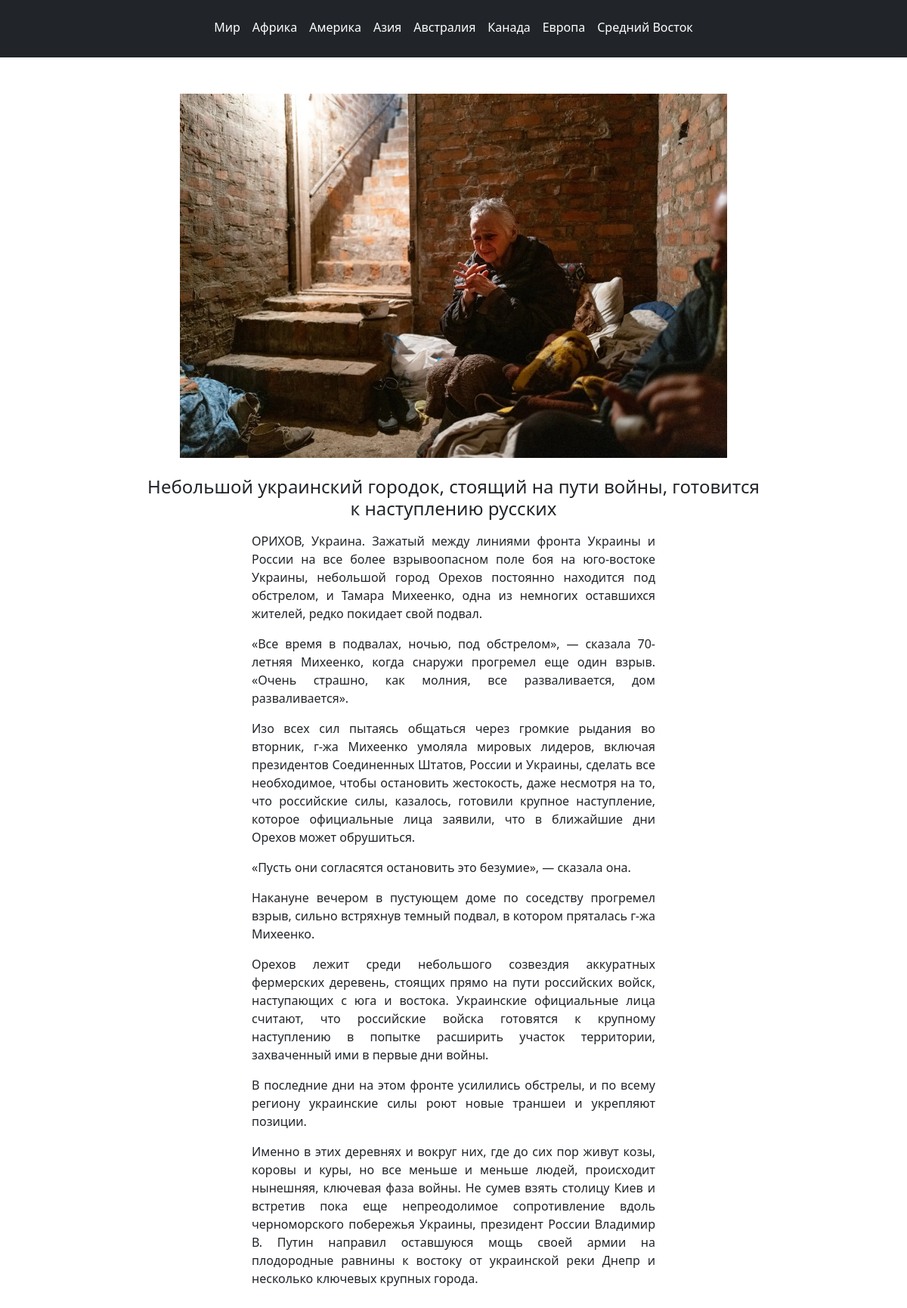
The page /news/nebolshoj-ukrainskij-gorodok-stoyashchij-na-puti-vojny-gotovitsya-k-nastupleniyu-russkih on the database its author committed.
### main/models.py (models this page shows, shortened)
class Country(models.Model):
    name = models.CharField(max_length=100, verbose_name="Локация", db_index=True)
    slug = models.SlugField(max_length=255, unique=True, db_index=True, verbose_name="URL")
    def get_absolute_url(self):
        return reverse('country', kwargs={'country_slug': self.slug})
    class Meta:
        verbose_name = 'Локация'
        verbose_name_plural = 'Локации'

class News(models.Model):
    title = models.CharField(max_length=255, verbose_name="Заголовок")
    content = models.TextField(blank=True, verbose_name="Текст статьи")
    photo = models.ImageField(upload_to="photos/%Y/%m/%d", verbose_name="Фото")
    time_created = models.DateTimeField(auto_now_add=True, verbose_name="Время создания")
    time_updated = models.DateTimeField(auto_now=True, verbose_name="Время изменения")
    is_published = models.BooleanField(default=True, verbose_name="Публикация")
    cat = models.ForeignKey('Category', on_delete=models.PROTECT, verbose_name="Категория")
    country = models.ForeignKey('Country', on_delete=models.PROTECT, verbose_name="Локация")
    slug = models.SlugField(max_length=255, unique=True, db_index=True, verbose_name="URL")
    class Meta:
        verbose_name = 'Новости'
        verbose_name_plural = 'Новости'
        ordering = ['-cat_id', '-id']

### main/views.py (the view)
# urls.py: path('news/<slug:news_slug>', show_news, name='news'),
def show_news(request, news_slug):
    news = get_object_or_404(News, slug=news_slug)
    context = {
        'news': news,
        'title': news.title,
        'cat_selected': news.cat_id,
    }
    return render(request, 'main/news.html', context)

### main/templatetags/news_tags.py (called while the page is built)
@register.simple_tag()
def get_country():
        return Country.objects.all()

### main/templates/main/news.html (shortened to what this page needs)
{% extends 'main/base.html' %}
{% block content %}
    <div class="my-5 px-5" style="margin-right: 100px; margin-left: 100px;">
        <img class="px-5 mb-4" src="{{ news.photo.url }}" width="100%" height="100%">
        <h4 class="mb-2" style="text-align: center;">{{ news.title }}</h4>
        <div class="p-2" style="text-align: justify; margin-right: 135px; margin-left: 135px;">
            {{ news.content|linebreaks }}
        </div>
    </div>
{% endblock %}

### main/templates/main/base.html (shortened to what this page needs)
{% load news_tags %}
<!DOCTYPE html>
<html lang="ru">
<head>
    <link rel="stylesheet" href="https://cdn.jsdelivr.net/npm/bootstrap@5.1.3/dist/css/bootstrap.min.css">
</head>
<body>
    <header class="p-3 bg-dark sticky-top">
        <div class="container">
            <ul class="nav mb-2 justify-content-center mb-md-1">
                {% if country_selected == 0 %}
                    <li class="nav-link px-2 text-white text-decoration-underline">Мир</li>
                {% else %}
                    <li><a href="{% url 'home' %}" class="nav-link px-2 text-white">Мир</a></li>
                {% endif %}
                {% get_country as country %}
                {% for c in country %}
                    {% if c.slug == country_selected %}
                        <li class="nav-link px-2 text-white text-decoration-underline">{{ c.name }}</li>
                    {% else %}
                        <li><a href="{{ c.get_absolute_url }}" class="nav-link px-2 text-white">{{ c.name }}</a></li>
                    {% endif %}
                {% endfor %}
            </ul>
        </div>
    </header>
    <div class="container">
        {% block content %}{% endblock %}
    </div>
</body>
</html>

### rows shown on the page
Country: name "Африка"
Country: name "Америка"
Country: name "Азия"
Country: name "Австралия"
Country: name "Канада"
Country: name "Европа"
Country: name "Средний Восток"
News: photo (picture), title "Небольшой украинский городок, стоящий на пути войны, готовится к наступлению русских", content "ОРИХОВ, Украина. Зажатый между линиями фронта Украины и России на все более взрывоопасном поле боя на юго-востоке Украины, небольшой город Орехов постоянно находится под обстрелом, и Тамара Михеенко, одна из немногих оставшихся жителей, редко покидает свой подвал. «Все время в подвалах, ночью, под обстрелом», — сказала 70-летняя Михеенко, когда снаружи прогремел еще один взрыв. «Очень страшно, как молния, все разваливается, дом разваливается». Изо всех сил пытаясь общаться через громкие рыдания во вторник, г-жа Михеенко умоляла мировых лидеров, включая президентов Соединенных Штатов, России и Украины, сделать все необходимое, чтобы остановить жестокость, даже несмотря на то, что российские…"
